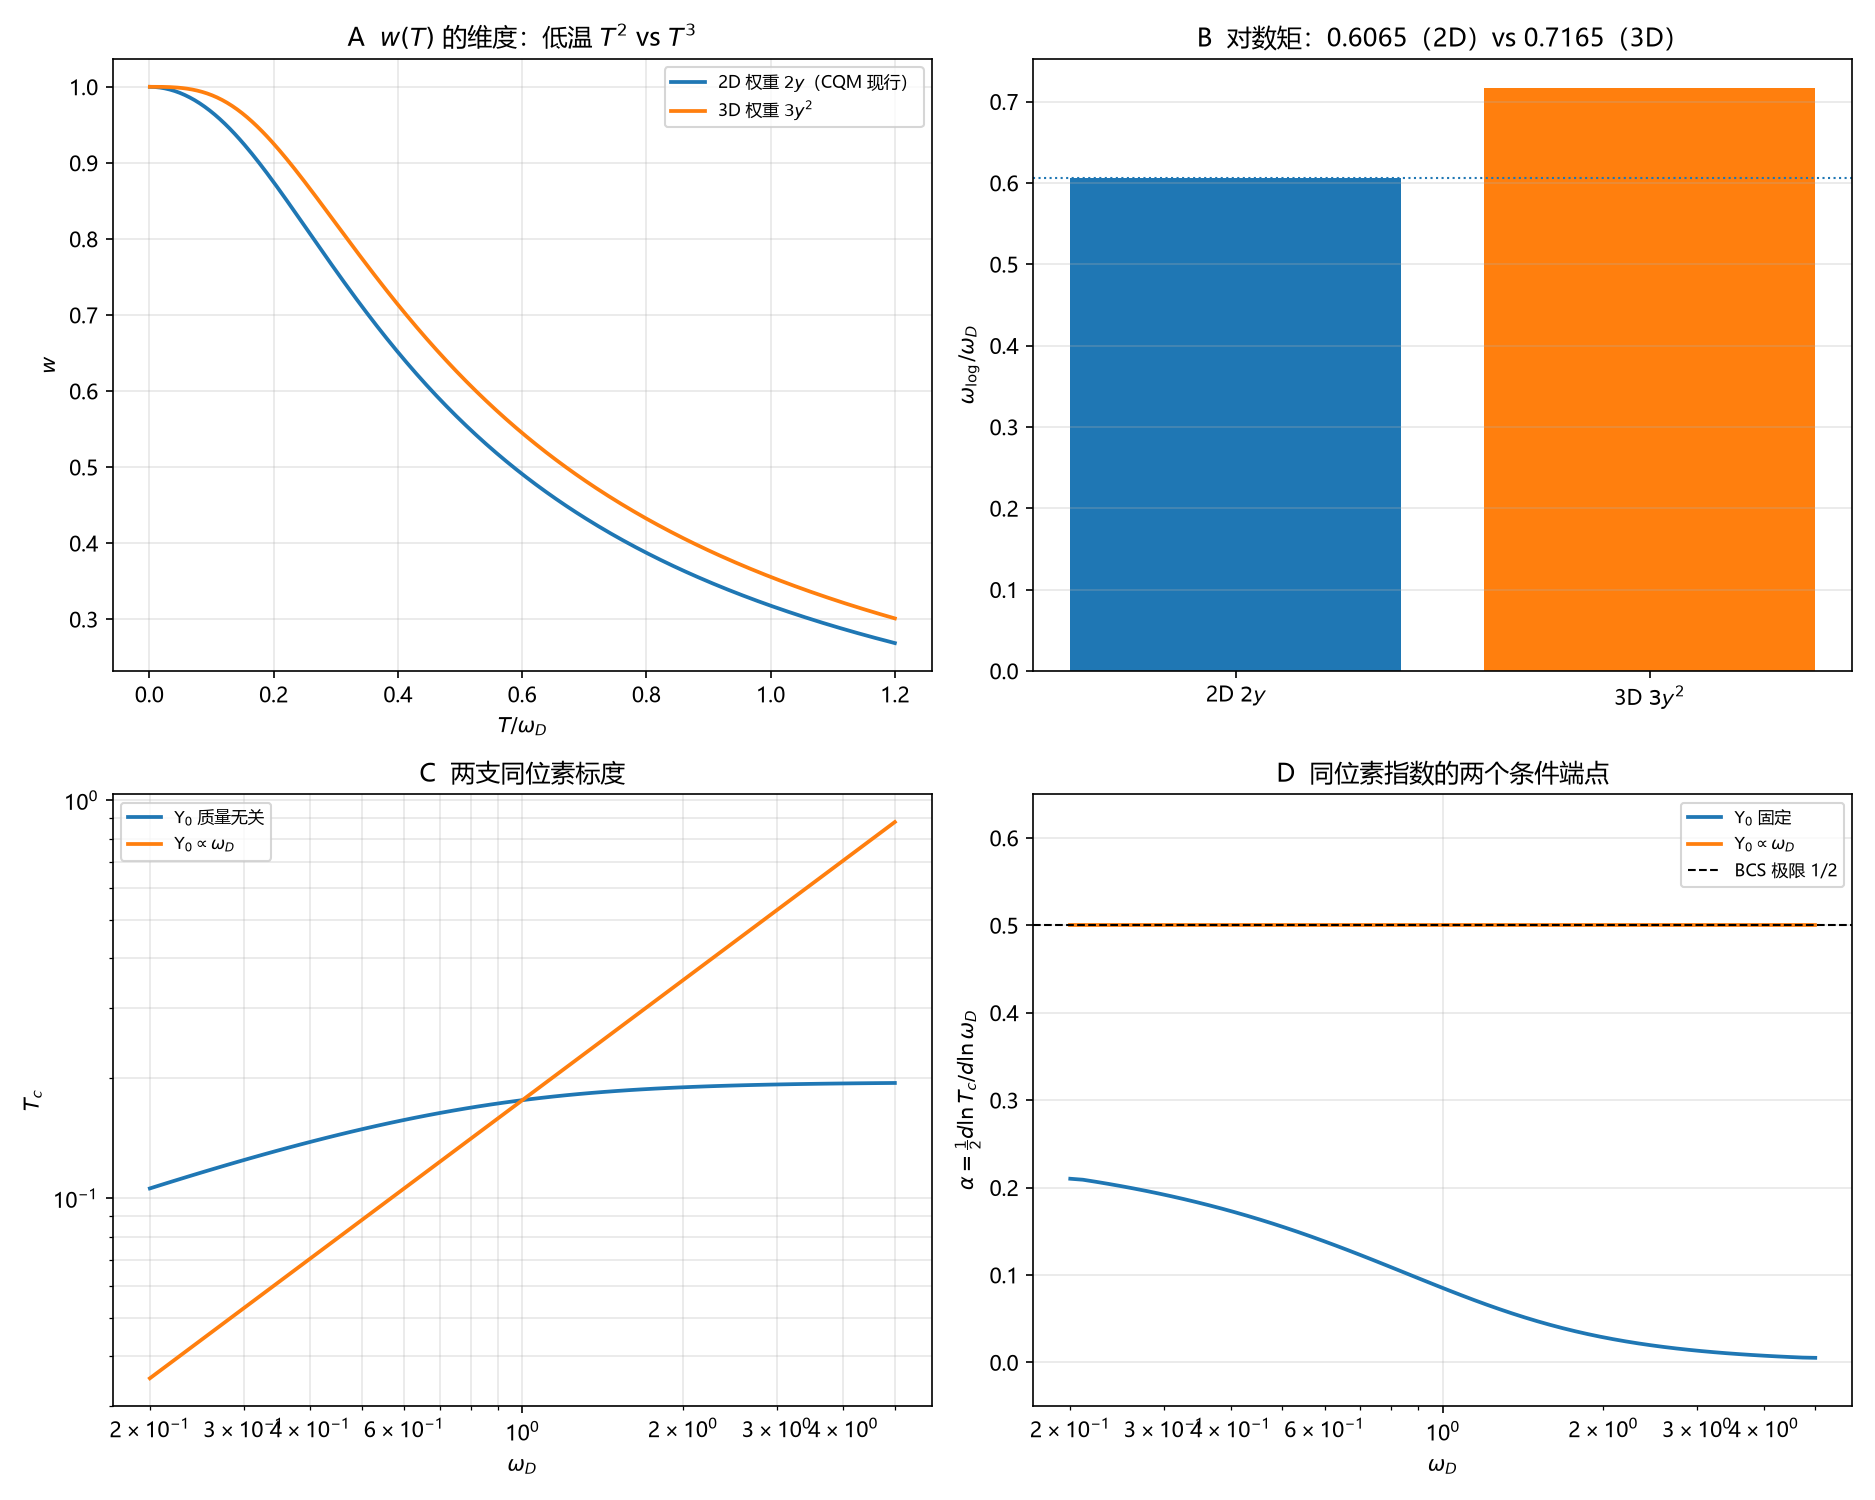

The script that saved this image:
# -*- coding: utf-8 -*-
"""
审-10：截断口径、维度一致性与同位素指数的条件分类。

核对：
  1. w(T) 的维度：2D Debye 权重 2y 给低温 T^2（系数 pi^2/3），
     3D 权重 3y^2 给低温 T^3；CQM 的 w(T) 是 2D，故 (目标.3) 的
     3y^2 权重与之不一致，应回改为 e^{-1/2}。
  2. omega_log 的对数矩：2D 给 exp(-1/2)=0.6065，3D 给 exp(-1/3)=0.7165。
  3. 同位素指数：由 T_c = (pi/2) Upsilon_0 Q(T_c/omega_D) 的标度，
     若 Upsilon_0 质量无关则 alpha -> 0（小 Upsilon_0/omega_D 极限），
     若 Upsilon_0 ∝ omega_D 则 alpha = 1/2。

只做解析形状、维度核对与标度分类，不拟合实验。
"""

import csv
import math
import os

import numpy as np
import matplotlib
matplotlib.use("Agg")
import matplotlib.pyplot as plt

plt.rcParams["font.sans-serif"] = ["Microsoft YaHei", "SimHei", "DejaVu Sans"]
plt.rcParams["axes.unicode_minus"] = False

HERE = os.path.dirname(os.path.abspath(__file__))
OUT_PNG = os.path.join(HERE, "环10_审10截断与同位素.png")
OUT_CSV = os.path.join(HERE, "环10_审10截断与同位素.csv")
OUT_SUM = os.path.join(HERE, "环10_审10截断与同位素_摘要.csv")

G = 0.622281   # 目标区得到的涡旋损耗因子（c=2）


def w_debye(T, omegaD=1.0, dim=2):
    """w(T; omegaD) 只依赖 T/omegaD。dim=2 权重 2y，dim=3 权重 3y^2。"""
    if T <= 0:
        return 1.0
    y = np.linspace(0.0, 1.0, 4001)
    weight = 2.0 * y if dim == 2 else 3.0 * y ** 2
    x = omegaD * y
    return float(np.trapezoid(weight * np.tanh(x / (2.0 * T)), y))


def solve_Tc(U0, omegaD, g=G):
    """自洽解 T_c = (pi/2) U0 g w(T_c/omegaD)，忽略 Phi 比（Q 上界形状）。"""
    Tc = math.pi * U0 * g / 2.0
    for _ in range(300):
        new = math.pi * U0 * g * w_debye(Tc, omegaD) / 2.0
        if abs(new - Tc) < 1e-14:
            Tc = new
            break
        Tc = new
    return Tc


def main():
    rows = []
    T_grid = np.linspace(1e-3, 1.2, 300)
    for T in T_grid:
        w2 = w_debye(T, 1.0, 2)
        w3 = w_debye(T, 1.0, 3)
        rows.append(("A", T, w2, w3))

    # omega_log 对数矩（解析值已在 Lean）
    omega2 = math.exp(-0.5)
    omega3 = math.exp(-1.0 / 3.0)
    rows.append(("B", 2, omega2, omega2 / omega3))
    rows.append(("B", 3, omega3, 1.0))

    # 同位素：固定 U0 与 U0 ∝ omegaD 两支
    omega_grid = np.geomspace(0.2, 5.0, 60)
    for om in omega_grid:
        tc_fixed = solve_Tc(0.2, om)
        tc_scaled = solve_Tc(0.2 * om, om)
        rows.append(("C", om, tc_fixed, tc_scaled))

    # 有效 alpha = (1/2) dlnTc/dlnomegaD
    def alpha_of(vals):
        ln_om = np.log(omega_grid)
        ln_tc = np.log(np.array(vals))
        return 0.5 * np.gradient(ln_tc, ln_om)

    a_fixed = alpha_of([solve_Tc(0.2, om) for om in omega_grid])
    a_scaled = alpha_of([solve_Tc(0.2 * om, om) for om in omega_grid])

    with open(OUT_CSV, "w", newline="", encoding="utf-8-sig") as f:
        wr = csv.writer(f)
        wr.writerow(["panel", "x", "y1", "y2"])
        wr.writerows(rows)

    with open(OUT_SUM, "w", newline="", encoding="utf-8-sig") as f:
        wr = csv.writer(f)
        wr.writerow(["quantity", "value", "note"])
        wr.writerow(["omega_log_2D_over_omegaD", omega2, "exp(-1/2)"])
        wr.writerow(["omega_log_3D_over_omegaD", omega3, "exp(-1/3), old (目标.3)"])
        wr.writerow(["ratio", omega2 / omega3, "2D/3D"])
        wr.writerow(["alpha_fixed_U0_end", a_fixed[0], "small omegaD end"])
        wr.writerow(["alpha_fixed_U0_other", a_fixed[-1], "large omegaD end"])
        wr.writerow(["alpha_scaled_U0_end", a_scaled[0], "U0 proportional omegaD"])
        wr.writerow(["alpha_scaled_U0_other", a_scaled[-1], "should be 0.5"])

    fig, ax = plt.subplots(2, 2, figsize=(12.5, 10.0))

    ax[0, 0].plot(T_grid, [w_debye(T, 1.0, 2) for T in T_grid], lw=1.8,
                  label="2D 权重 $2y$（CQM 现行）")
    ax[0, 0].plot(T_grid, [w_debye(T, 1.0, 3) for T in T_grid], lw=1.8,
                  label="3D 权重 $3y^2$")
    ax[0, 0].set_xlabel("$T/\\omega_D$")
    ax[0, 0].set_ylabel("$w$")
    ax[0, 0].set_title("A  $w(T)$ 的维度：低温 $T^2$ vs $T^3$")
    ax[0, 0].legend(fontsize=8)
    ax[0, 0].grid(alpha=0.3)

    dims = ["2D $2y$", "3D $3y^2$"]
    vals = [omega2, omega3]
    ax[0, 1].bar(dims, vals, color=["tab:blue", "tab:orange"])
    ax[0, 1].axhline(omega2, color="tab:blue", ls=":", lw=1.0)
    ax[0, 1].set_ylabel("$\\omega_{\\log}/\\omega_D$")
    ax[0, 1].set_title("B  对数矩：0.6065（2D）vs 0.7165（3D）")
    ax[0, 1].grid(alpha=0.3, axis="y")

    ax[1, 0].loglog(omega_grid, [solve_Tc(0.2, om) for om in omega_grid],
                    lw=1.8, label=r"$\Upsilon_0$ 质量无关")
    ax[1, 0].loglog(omega_grid, [solve_Tc(0.2 * om, om) for om in omega_grid],
                    lw=1.8, label=r"$\Upsilon_0\propto\omega_D$")
    ax[1, 0].set_xlabel("$\\omega_D$")
    ax[1, 0].set_ylabel("$T_c$")
    ax[1, 0].set_title("C  两支同位素标度")
    ax[1, 0].legend(fontsize=8)
    ax[1, 0].grid(alpha=0.3, which="both")

    ax[1, 1].semilogx(omega_grid, a_fixed, lw=1.8, label=r"$\Upsilon_0$ 固定")
    ax[1, 1].semilogx(omega_grid, a_scaled, lw=1.8,
                      label=r"$\Upsilon_0\propto\omega_D$")
    ax[1, 1].axhline(0.5, color="k", ls="--", lw=1.0, label="BCS 极限 1/2")
    ax[1, 1].set_xlabel("$\\omega_D$")
    ax[1, 1].set_ylabel(r"$\alpha=\frac{1}{2} d\ln T_c/d\ln\omega_D$")
    ax[1, 1].set_ylim(-0.05, 0.65)
    ax[1, 1].set_title("D  同位素指数的两个条件端点")
    ax[1, 1].legend(fontsize=8)
    ax[1, 1].grid(alpha=0.3)

    fig.tight_layout()
    fig.savefig(OUT_PNG, dpi=150)
    plt.close(fig)

    print(f"omega_log 2D/omegaD = {omega2:.6f}, 3D = {omega3:.6f}, ratio = {omega2/omega3:.6f}")
    print(f"alpha (U0 fixed): first={a_fixed[0]:.6f}, last={a_fixed[-1]:.6f}")
    print(f"alpha (U0 ~ omegaD): first={a_scaled[0]:.6f}, last={a_scaled[-1]:.6f}")


if __name__ == "__main__":
    main()
